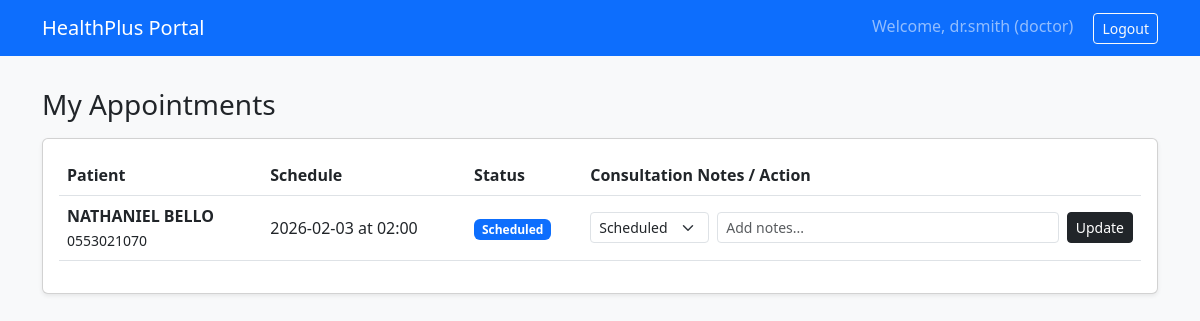
The page /dashboard (signed in) on the database its author committed.
### models.py (models this page shows)
class User(UserMixin, db.Model):
    id = db.Column(db.Integer, primary_key=True)
    username = db.Column(db.String(80), unique=True, nullable=False)
    password = db.Column(db.String(255), nullable=False)
    role = db.Column(db.String(20), nullable=False) # admin, doctor, patient
    patient_profile = db.relationship('Patient', backref='user', uselist=False)
    doctor_profile = db.relationship('Doctor', backref='user', uselist=False)

class Appointment(db.Model):
    id = db.Column(db.Integer, primary_key=True)
    patient_id = db.Column(db.Integer, db.ForeignKey('patient.id'))
    doctor_id = db.Column(db.Integer, db.ForeignKey('doctor.id'))
    date = db.Column(db.Date, nullable=False)
    time = db.Column(db.Time, nullable=False)
    status = db.Column(db.String(20), default='Scheduled') # Scheduled, Completed, No Show, Cancelled
    notes = db.Column(db.Text)

class Patient(db.Model):
    id = db.Column(db.Integer, primary_key=True)
    user_id = db.Column(db.Integer, db.ForeignKey('user.id'))
    name = db.Column(db.String(100), nullable=False)
    phone = db.Column(db.String(20))
    appointments = db.relationship('Appointment', backref='patient', lazy=True)

### app.py (the view)
@app.route('/dashboard')
@login_required
def dashboard():
    if current_user.role == 'admin':
        return render_template('admin_dashboard.html',
                               depts=Department.query.all(),
                               doctors=Doctor.query.all(),
                               appts=Appointment.query.order_by(Appointment.date.desc()).all())
    elif current_user.role == 'doctor':
        doctor = current_user.doctor_profile
        appts = Appointment.query.filter_by(doctor_id=doctor.id).order_by(Appointment.date.desc(), Appointment.time.desc()).all()
        return render_template('doctor_dashboard.html', doctor=doctor, appointments=appts)
    else:
        patient = current_user.patient_profile
        appts = Appointment.query.filter_by(patient_id=patient.id).order_by(Appointment.date.desc()).all()
        return render_template('patient_dashboard.html', patient=patient, appointments=appts)

### app.py (called while the page is built, shortened)
@login_manager.user_loader
def load_user(user_id):
    return User.query.get(int(user_id))

@app.before_request
def create_tables():
    if not os.path.exists('hospital.db'):
        with app.app_context():
            db.create_all()

### templates/doctor_dashboard.html (shortened to what this page needs)
{% extends 'layout.html' %}
{% block content %}
<h3>My Appointments</h3>
<div class="card mt-3">
    <div class="card-body">
        <table class="table align-middle">
            <thead>
                <tr>
                    <th>Patient</th>
                    <th>Schedule</th>
                    <th>Status</th>
                    <th>Consultation Notes / Action</th>
                </tr>
            </thead>
            <tbody>
                {% for a in appointments %}
                <tr>
                    <td>
                        <strong>{{ a.patient.name }}</strong><br>
                        <small>{{ a.patient.phone }}</small>
                    </td>
                    <td>{{ a.date }} at {{ a.time.strftime('%H:%M') }}</td>
                    <td>
                        <span class="badge
                            {% if a.status == 'Scheduled' %}bg-primary
                            {% elif a.status == 'Completed' %}bg-success
                            {% else %}bg-danger{% endif %}">
                            {{ a.status }}
                        </span>
                    </td>
                    <td>
                        <form action="{{ url_for('update_appointment', id=a.id) }}" method="POST" class="d-flex">
                            <select name="status" class="form-select form-select-sm me-2" style="width: 130px;">
                                <option value="Scheduled" {% if a.status == 'Scheduled' %}selected{% endif %}>Scheduled</option>
                            </select>
                            <input type="text" name="notes" class="form-control form-control-sm me-2" placeholder="Add notes..." value="{{ a.notes or '' }}">
                            <button class="btn btn-sm btn-dark">Update</button>
                        </form>
                    </td>
                </tr>
                {% endfor %}
            </tbody>
        </table>
    </div>
</div>
{% endblock %}

### templates/layout.html (shortened to what this page needs)
<!DOCTYPE html>
<html lang="en">
<head>
    <link href="https://cdn.jsdelivr.net/npm/bootstrap@5.3.0/dist/css/bootstrap.min.css" rel="stylesheet">
</head>
<body>
    <nav class="navbar navbar-expand-lg navbar-dark bg-primary">
        <div class="container">
            <a class="navbar-brand" href="{{ url_for('index') }}">HealthPlus Portal</a>
            <div class="ms-auto">
                {% if current_user.is_authenticated %}
                    <span class="navbar-text me-3">Welcome, {{ current_user.username }} ({{ current_user.role }})</span>
                    <a href="{{ url_for('logout') }}" class="btn btn-outline-light btn-sm">Logout</a>
                {% else %}
                    <a href="{{ url_for('login') }}" class="btn btn-outline-light btn-sm">Login</a>
                {% endif %}
            </div>
        </div>
    </nav>
    <div class="container">
        {% block content %}{% endblock %}
    </div>
</body>
</html>

### templates/layout.html (style rules this page uses)
body { background-color: #f8f9fa; }
.navbar { margin-bottom: 2rem; }
.card { box-shadow: 0 0.125rem 0.25rem rgba(0, 0, 0, 0.075); }

### rows shown on the page
User: username "dr.smith", role "doctor"
Appointment: patient.name "NATHANIEL BELLO", patient.phone "0553021070", date "2026-02-03", time "02:00", status "Scheduled"
